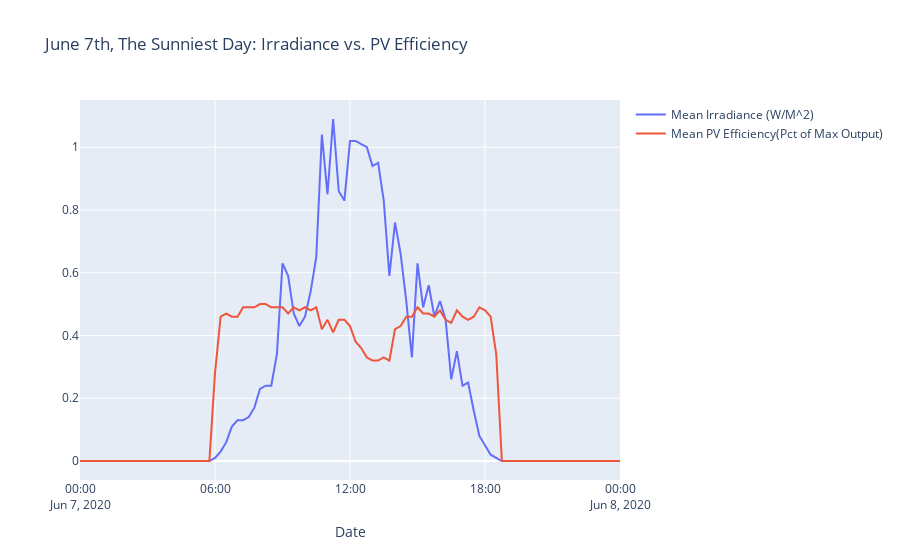

Notebook code for this chart:
### Markdown cell above
The next chart switches to the 15 minute interval data, and filters to just June 7th. This chart reveals that there is an effective baseline efficiency - notice how the efficiency spikes almost straight up to a threshold the moment the sun rises. In addition, the absolute highest peaks of irradiance correspond with marked decreases in efficiency. 

It is clear that there is a relationship between irradiance and PV efficiency. Looking at the period of max irradiance, we can see two large spikes at 10:45 and 11:15. These correspond to marked dips in panel efficiency. Similar trends can be seen from 12:00 to about 13:30. One would think that more sun would only increase the efficiency of the panels - but instead there appears to be a negative correlation. The least efficient period in the day was also when the sun was at maximum intensity. This is very interesting! What is the specific cause of this drop in efficiency? It is possible that other variables are having an effect - such as ambient temperature, or inverter efficiency. The next step is to look for relationships across all of the variables, and build a model that explains changes in PV Efficiency.

### Code cell
plot_variable(plant1_aggregate, variables, key_labels,
              start_date='2020-06-07',end_date='2020-06-08',
              title="June 7th, The Sunniest Day: Irradiance vs. PV Efficiency")
